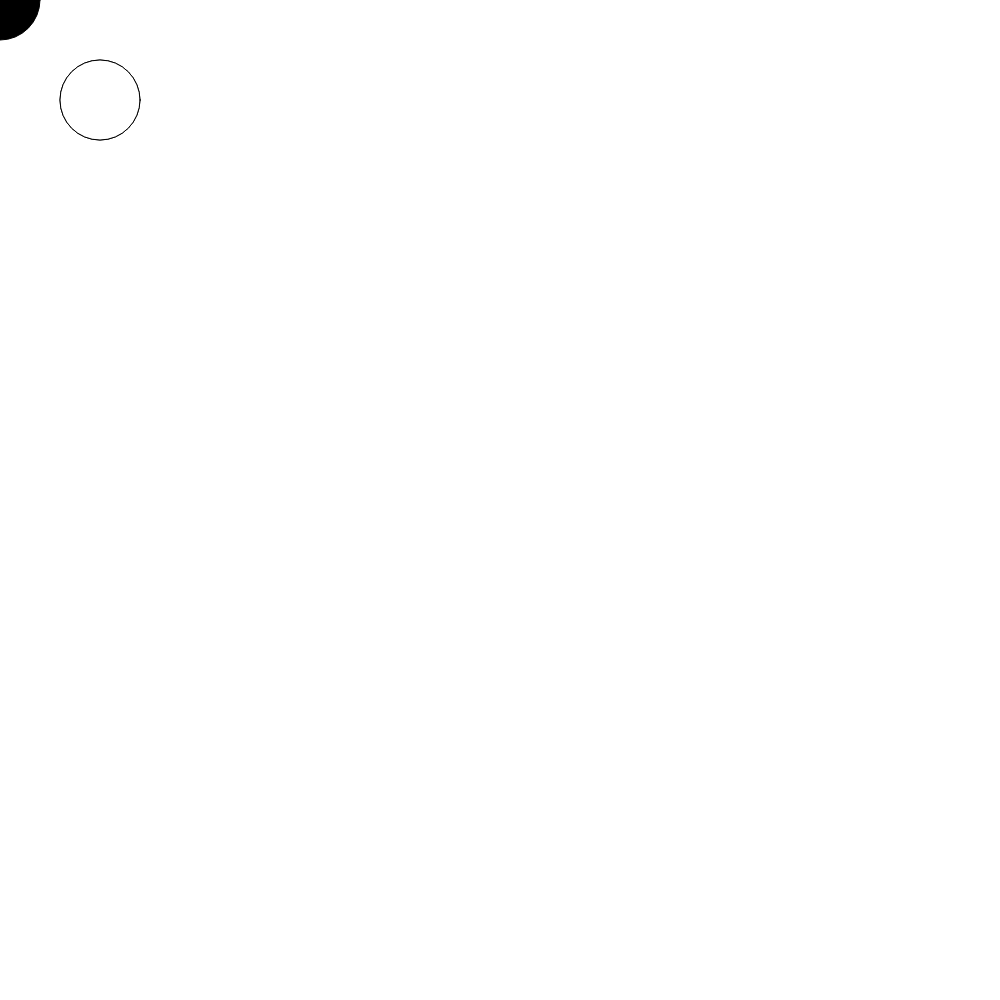
Frame 1 (no input)
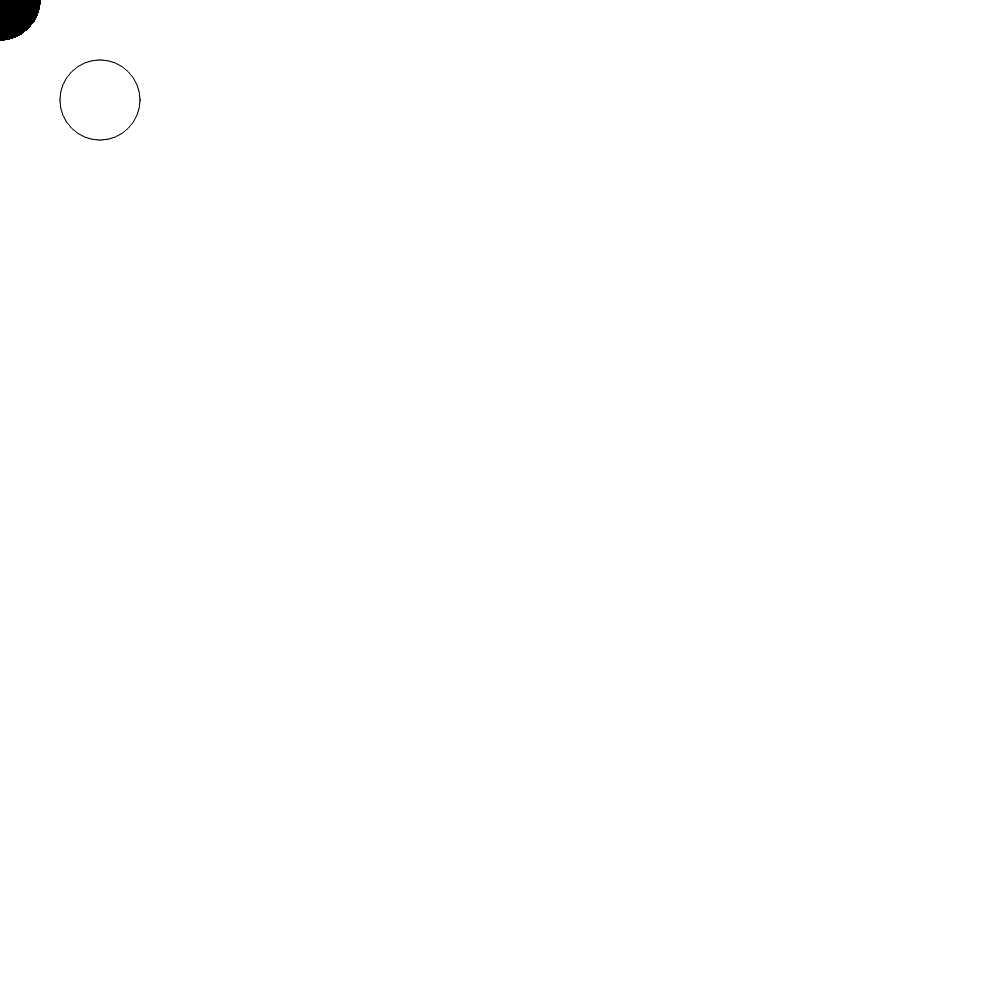
Frame 60 (no input)
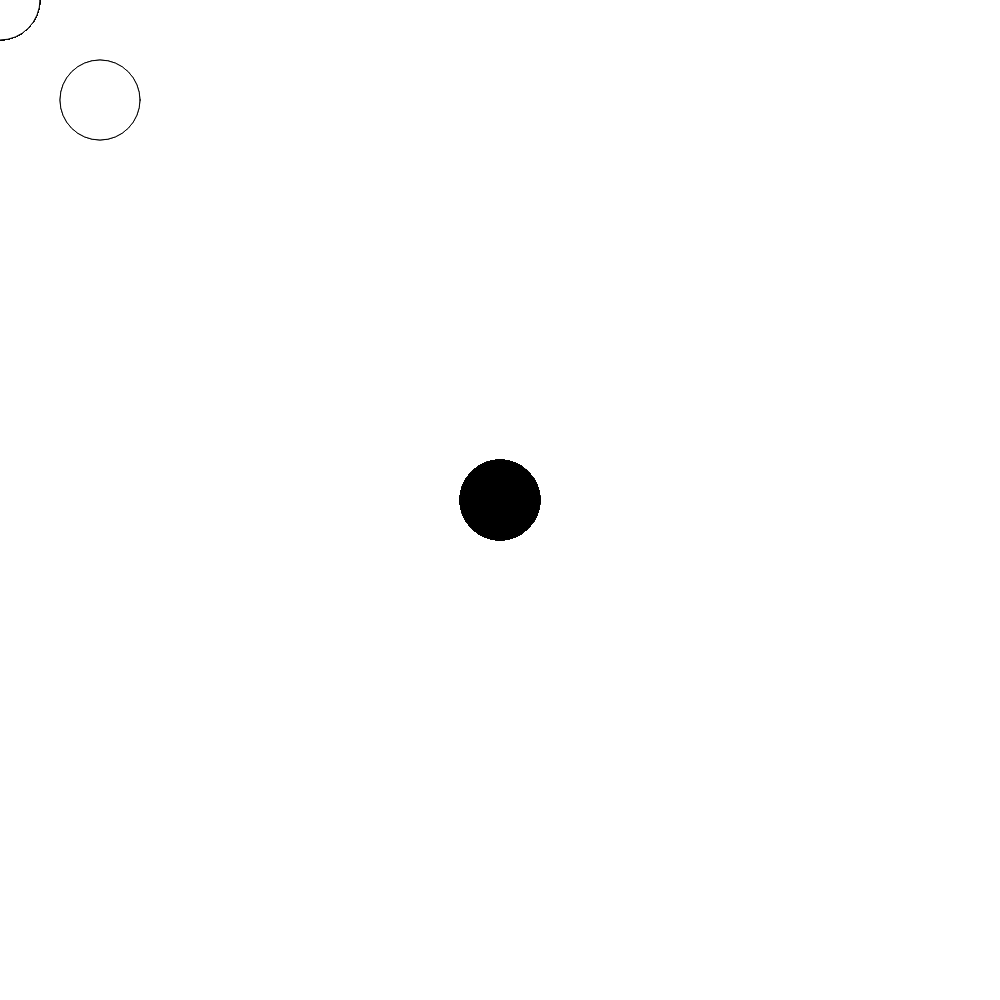
Frame 120 (the mouse pressed at the canvas centre since frame 60)

The p5.js sketch that drew these frames (run headless with seeded random() and noise() and a simulated clock; from frame 60 on, the mouse is pressed at the canvas centre):

// p5.js sketch
// ── sketch.js
currentx = 100;
currenty = 100;

function setup() {
  createCanvas(1000, 1000);
  fill(0);
  ellipse(currentx, currenty, 80, 80);
}

function draw() {
  fill(255);
  ellipse(currentx, currenty, 80, 80);
  currentx = mouseX;
  currenty = mouseY;
  fill(0);  
  ellipse(currentx, currenty, 80, 80);
}
